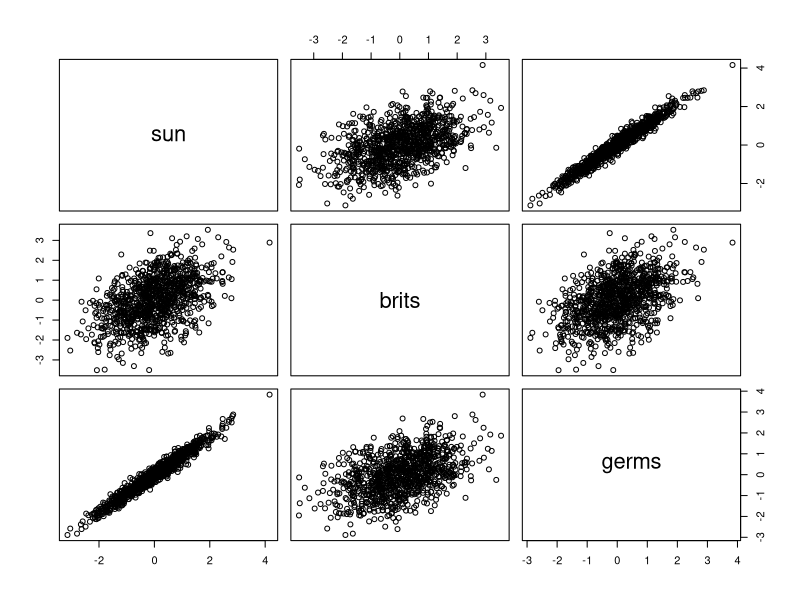
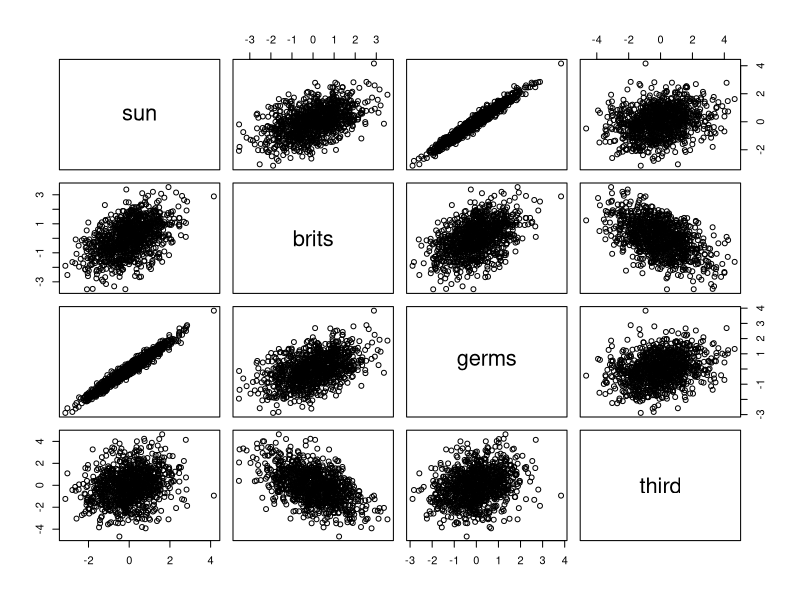

Write R code to recreate these figures, in order.
## ---- chunk 1
knitr::opts_chunk$set(echo = TRUE)
## ---- chunk 2
library(tidyverse)
## ---- chunk 3
n <- 1000

df <- tibble(
  sun = rnorm(n, 0, 1),
  brits = 0.5*sun + rnorm(n, 0, 1),
  germs = 0.9*sun + rnorm(n, 0, 0.2)
)
## ---- chunk 4
pairs(df)
## ---- chunk 5
m1 <- lm(df$brits ~ df$germs)
m2 <- lm(df$brits ~ df$germs + df$sun)

summary(m1)
summary(m2)
## ---- chunk 6
df <- df %>%
  mutate(
    third = rnorm(n, mean = germs - brits)
  )

pairs(df)
## ---- chunk 7
lm(third ~ germs, data = df)
lm(third ~ brits, data = df)
lm(third ~ germs + brits, data = df)
